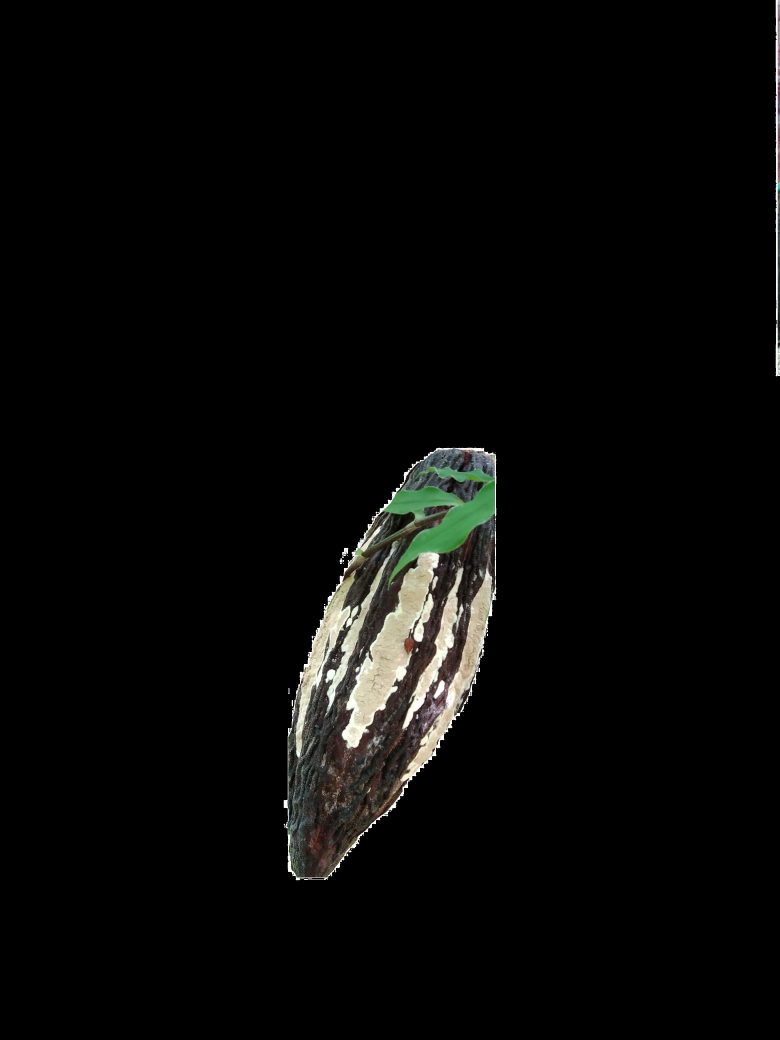
#> input picture figs/imagenesSegmentadasManualmente/Monilia/Monilia1.jpg, 3120 x 4160 px (shown at 1/4 size); its folder holds only this picture in this run
$ jupyter execute --allow-errors BCV_ELF_Taller6_Clasificadores.ipynb   (shell and % lines are left out)
#> lines starting #> are read from the running program, lines starting #| are printed output that depends on the picture
#> further down, imag_monilia_aux is the input picture: shape (4160, 3120, 3); mean B, G, R 7.1, 8.1, 8
<p style="font-size:300%; background-color:pink; color:blue; text-align:center;line-height : 80px; margin : 0; padding : 0;">
Taller 6: Clasificadores</p>
<p style="font-size:240%; background-color:pink; color:red; text-align:center;line-height : 60px; margin : 0; padding : 0;">

Técnicas de Inteligencia Artificial - Visión de Máquina </p1>

<p style="font-size:200%; text-align:center; line-height : 40px;  margin-top : 0; margin-bottom : 0; ">
  <br>Est. Brian Camilo Valencia Peña (bcvalenciap@unal.edu.co)
  <br>Est. Esteban Ladino Fajardo (eladinof@unal.edu.co)
</p>

<p style="font-size:180%; text-align:center; line-height : 30px;  margin-top : 0; margin-bottom : 0; "> <br><br>INGENIERÍA MECATRÓNICA Y ELECTRÓNICA</p>
<p style="font-size:180%; text-align:center; line-height : 30px; margin-top : 0; "> Facultad de Ingeniería</p>
<p style="font-size:160%; text-align:center; line-height : 30px; margin-top : 0; "> Universidad Nacional de Colombia Sede Bogotá</p>
<br>

<p style="font-size:160%; text-align:center; line-height : 30px; margin-top : 0; "> <br>17 de mayo de 2022</p>

## Enunciado

* Implementar en python, como una función de OpenCV, uno de los siguientes algoritmos de clasificación no supervisados:
    * Distancias encadenadas.
    * Max-min.

* Implementar en python, como una función de OpenCV, el algoritmo N-dimensional de clasificación no supervisado ISODATA. Un código para imágenes (2-dimensiones) se encuentra en la biblioteca pyradar.

* Estudiar, evaluar y discutir el desempeño de los clasificadores vistos en el taller, cuando son aplicadas a un conjunto de vectores características como el del proyecto que está desarrollando para el curso.

## Preprocesamiento, segmentación y características

Para el desarrollo del presente taller se recomiendan tener las características de nuestros objetos de interés. En este caso se identifican las enfermedades Phytophthora y Monila; además, imágenes sanas. Dada la complejidad de la segmentación se realizó esta vez de manera manual para 6 imágenes  de las tres clases mencionadas y las imágenes se tomaron de kaggle [1].

[cell 1]
# Librerías necesarias
import cv2
from matplotlib import pyplot as plt
import numpy as np
import math
from scipy import stats as st
from scipy.cluster import vq

[cell 2]
# Importación de monilia
n_imag_monilia=2
imag_monilia=[]

#> (the rest of this cell did not finish here and is left out)

Phytophthora import

[cell 3]
n_imag_fito=2
imag_fito=[]

#> (the rest of this cell did not finish here and is left out)

[cell 4]
# Importación de cacao saludable

n_imag_healty=2
imag_healty=[]

#favory_healty=[52]
favory_healty=range(n_imag_healty)

#> (the rest of this cell did not finish here and is left out)

[cell 5]
## Se unen todas las imágenes y se haca un redimensionamiento
imagenes = imag_fito+imag_monilia+imag_healty
#> imagenes = 1 item


plt.figure(figsize=(30, 30))
for i in range(len(imagenes)):
    plt.subplot(math.ceil(len(imagenes)/3),3,i+1),plt.imshow(imagenes[i])
    plt.xticks([]),plt.yticks([])
#> this loop made 1 pass

plt.show()

[cell 6]
## Preprocesamiento

plt.figure(figsize=(30, 30))

elemento_rectangular = cv2.getStructuringElement(cv2.MORPH_RECT,(3,3))
kernel=elemento_rectangular


image_blur = []
img_gray_blur = []
contours=[]
img_threshold=[]
img_threshold_morphFilter=[]
img_threshold_morphFilter_erosion=[]
img_threshold_morphFilter_erosion_dilatacion=[]
img_contornos_polylines=[]
img_contornos_drawContours=[]
cnt = []
minSize=512

#> (the rest of this cell did not finish here and is left out)

3 Contornos

[cell 7]
# Se dibujan los contornos
n_total=len(imagenes)
#> n_total = 1

plt.figure(figsize=(30, 30))
#> (the rest of this cell did not finish here and is left out)

### Extracción de características

[cell 8]
n_imagenes=n_total
#> n_imagenes = 1
n_caracteristicas=1 # Registra el número total de características

caracteristicas=[]
momentos = []


# Nombre de las características deseadas
nombre_caracteristicas=np.array(['Moda R','Moda G','Moda B','Moda Gris','Mediana R','Mediana G','Mediana B','Mediana Gris'\
    ,'Media R','Media G','Media B','Media Gris','Desviacion estandar R','Desviacion estandar G','Desviacion estandar B','Desviacion estandar Gris'\
        ,'min R','min G','min B','min Gris','max R','max G','max B','max Gris','Momento00', 'Momento10','Momento01','MomentosHU1','MomentosHU2','MomentosHU3','MomentosHU4','MomentosHU5','MomentosHU6','MomentosHU7','Area','Perimetro','CentroideX','CentroideY'])


#> (the rest of this cell did not finish here and is left out)

### Estandarización

Se debe estandarizar porque los componentes dependen de las escalas y así las variables tienen diferentes rangos. Para pasar a los mismos rangos se suelen pasar los datos a media cero y varianza uno.[3]

[cell 9]
# Estandarización [4]

A = n_imagenes
#> A = 1
B = n_caracteristicas

m = np.mean(caracteristicas, axis=0, dtype=np.double)
sigma = np.std(caracteristicas, axis=0, dtype=np.double)
# print(f'media características\n\n{m} \n\nDesviación Estándar características\n{sigma}')

# Eliminación de características con sigma=0 [5]
aux_caracteristicas=caracteristicas
aux_nombre_caracteristicas=nombre_caracteristicas

posicionesSigmaCero=[]

# Se halla las posiciones donde sigma es cero
#> (the rest of this cell did not finish here and is left out)

Nótese que en los datos estandarizados la media es cercana a cero y la desviación estandar es uno.

## Implementación de métodos de clasifición no supervisadas Distancias encadenadas o Max-min.

### Algoritmo Distancias encadenas (chain-map)

Los siguiente pasos son tomados de Medina [6]:

1. Se eligen los vectores a clasificar. Para este caso se van a colocar los mismos que propone Medina [6] pero en el proyecto se van a usar los casos en los cuales sean la matriz de características estandarizada.

[cell 10]
Xi=np.array([[1,1],[1,2],[2,4],[3,5],[4,3],[5,2],[5,3]])

2. Elegir una característica al azar

[cell 11]
# Se elige una posición al azar mediante la función random.randint [7]
#nRandom=np.random.randint(Xi.shape[0])
nRandom=0 #Caso ejemplo que funciona!
print(f'Posición al azar {nRandom}')

# Vector de características en la posición al azar
# XRandom=Xi[nRandom]
XRandom=Xi[nRandom]
print(f'Característica al azar {XRandom}')


# Se elimina la característica al azar
aux_Xi=Xi
aux_Xi=np.delete(Xi,nRandom,0)

print(f'Características restantes\n {aux_Xi}')

3. Organizar según la distancia Euclidea

[cell 12]
# Organización
def disEuc(v1,v2):
    '''
    Calcula la distancia euclidea [8]
    '''
    return np.linalg.norm(v1-v2)

def organizadorCaracteristicas(Xorganizada,Xi):
    '''
    Xorganizada: Característica elegida al azar
    Xi: Vector de características sin la elegida al azar
    '''
    # Condición para salir de la función recursiva
    if Xi.shape[0]==1:

        # Se le agrega la última fila a Xorganizada [9]
        Xorganizada=np.append(Xorganizada,Xi,axis=0)
        return Xorganizada

    # Se elige la última fila de Xorganizada
    UltimaFilaXOrganizada=Xorganizada.shape[0]-1


    # Se halla la primera distancia Euclídea [10]

    disEucMin=disEuc(Xi[0],Xorganizada[UltimaFilaXOrganizada])
    nDisEucMin=0

    # Se itera hasta hallar la menor distancia Euclídea
    for i in range(1,len(Xi)):

        disEucX=disEuc(Xi[i],Xorganizada[UltimaFilaXOrganizada])
        if disEucMin>disEucX:
            disEucMin=disEucX
            nDisEucMin=i

    # Se agrega una la característica con menor distancia Euclídea a Xorganizada
    Xorganizada=np.append(Xorganizada,[Xi[nDisEucMin]],axis=0)

    # Se borra de Xi el menor vector de distancia Euclídea
    Xi=np.delete(Xi,nDisEucMin,axis=0)

    # Se realiza un función recursiva
    return organizadorCaracteristicas(Xorganizada,Xi)

Xorganizadas=organizadorCaracteristicas(np.array([XRandom]),aux_Xi)
Xorganizadas

4. Sucesión de distancias euclídeas relativas

[cell 13]
distanciasEuclideas=np.zeros(Xorganizadas.shape[0]-1)

for i in range(0,Xorganizadas.shape[0]-1):
    distanciasEuclideas[i]=disEuc(Xorganizadas[i],Xorganizadas[i+1])

5. Histograma de distancia Euclídea en función del índice de la distancia

[cell 14]
plt.figure(figsize=(10, 10))
plt.plot(range(1,Xorganizadas.shape[0]),distanciasEuclideas,'r*')
plt.ylabel('Distancias euclídeas'),plt.xlabel('Índice Distancias euclídeas')
plt.show()
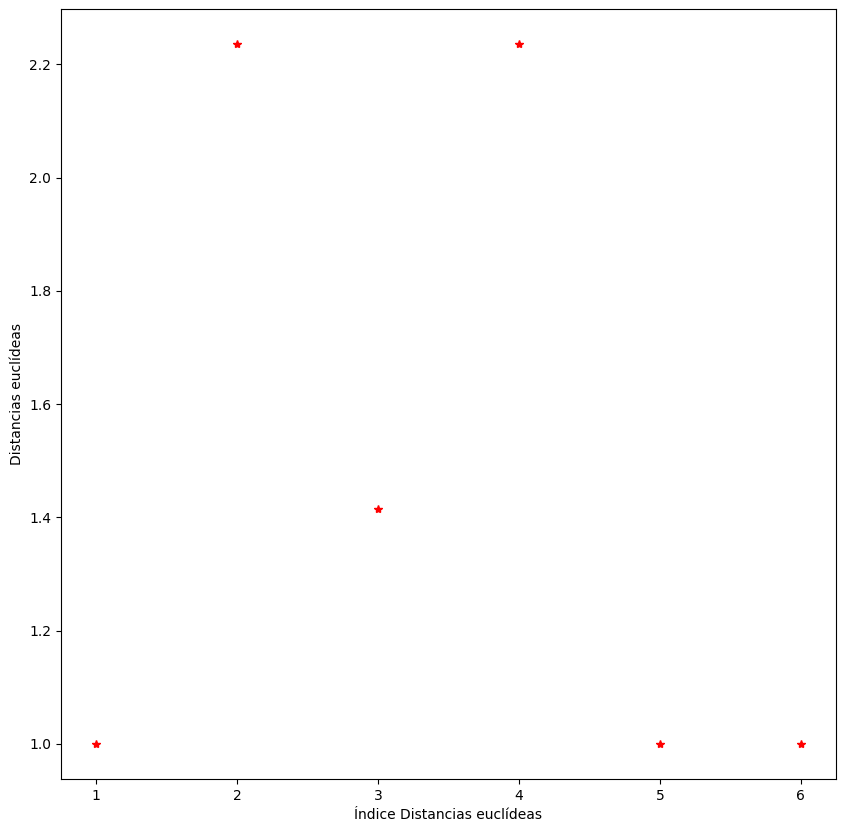
#> figure drawn by matplotlib, 1 panel


# [6 lines of commented-out code are left out]

6. Elección del umbral de clase

[cell 15]
# Se ingresa el umbral
while True:
    # Errores y excepciones [10]
    try:
        # Entrada de datos [11]
        umbralDeClase= float(input("Por favor ingrese el umbral: "))
        break
    except ValueError:
        continue

plt.figure(figsize=(10, 10))
plt.plot(range(1,Xorganizadas.shape[0]),distanciasEuclideas,'r*')
plt.plot(range(1,Xorganizadas.shape[0]),umbralDeClase*np.ones(distanciasEuclideas.shape))
plt.ylabel('Distancias euclídeas'),plt.xlabel('Índice Distancias euclídeas')
plt.legend(['Distancias euclídeas','Umbral'])
plt.show()
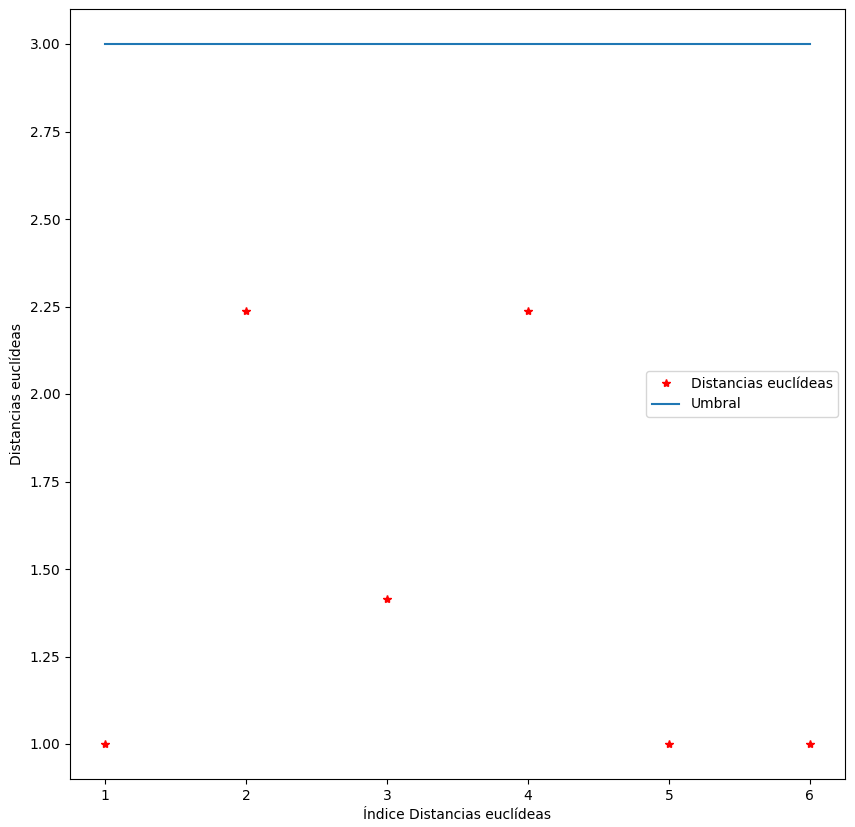
#> figure drawn by matplotlib, 1 panel

7. Creación y asignación de clases

[cell 16]
# Lista de clases
clases=[]
#print('Clase')

# Lista de características de una sola clase
aux_clases=[]


# Ciclo para extraer características
# Prioridad de simbolos [12] citado por [13]
for i in range(len(distanciasEuclideas)):
    if i!=0:
        if distanciasEuclideas[i]>=umbralDeClase and distanciasEuclideas[i-1]<umbralDeClase:

            #print(Xorganizadas[i])
            aux_clases.append(Xorganizadas[i].tolist()) # Array to list [14]
            clases.append(aux_clases)

            #print('Clase')
            aux_clases=[]

            continue
    else:
        if distanciasEuclideas[i]>=umbralDeClase:
            #print(Xorganizadas[i])
            aux_clases.append(Xorganizadas[i].tolist()) # Array to list [14]
            clases.append(aux_clases)

            #print('Clase')
            aux_clases=[]

            continue
    #print(Xorganizadas[i])
    aux_clases.append(Xorganizadas[i].tolist())

#print(Xorganizadas[len(distanciasEuclideas)])
aux_clases.append(Xorganizadas[len(distanciasEuclideas)].tolist())
clases.append(aux_clases)

aux_clases=[]

for clusters in clases:
    print(f'{clusters}')

# Anecdotas
# No usar aux_clases.clear()

Ya se ensayó con un ejercicio realizado en clase, ahora si se puede implementar la función.

[cell 17]
def algoritmoDistanciasEncadenadas(Xi):
    '''
    Xi: Vector de características
    '''

    # Se elige una posición al azar mediante la función random.randint
    nRandom=np.random.randint(Xi.shape[0])
    # nRandom=0
    # Vector de características en la posición al azar
    XRandom=Xi[nRandom]
    Xi=np.delete(Xi,nRandom,0)

    def disEuc(v1,v2):
        '''
        Calcula la distancia euclidea [8]

        v1, v2: Vectores para hallar la normal
        '''
        return np.linalg.norm(v1-v2)

    def organizadorCaracteristicas(Xorganizada,Xi):
        '''
        Organiza las características

        Xorganizada: Característica elegida al azar
        Xi: Vector de características sin la elegida al azar
        '''
        # Condición para salir de la función recursiva
        if Xi.shape[0]==1:

            # Se le agrega la última fila a Xorganizada [9]
            Xorganizada=np.append(Xorganizada,Xi,axis=0)
            return Xorganizada

        # Se elige la última fila de Xorganizada
        UltimaFilaXOrganizada=Xorganizada.shape[0]-1


        # Se halla la primera distancia Euclídea [10]

        disEucMin=disEuc(Xi[0],Xorganizada[UltimaFilaXOrganizada])
        nDisEucMin=0

        # Se itera hasta hallar la menor distancia Euclídea
        for i in range(1,len(Xi)):

            disEucX=disEuc(Xi[i],Xorganizada[UltimaFilaXOrganizada])
            if disEucMin>disEucX:
                disEucMin=disEucX
                nDisEucMin=i

        # Se agrega una la característica con menor distancia Euclídea a Xorganizada
        Xorganizada=np.append(Xorganizada,[Xi[nDisEucMin]],axis=0)

        # Se borra de Xi el menor vector de distancia Euclídea
        Xi=np.delete(Xi,nDisEucMin,axis=0)

        # Se realiza un función recursiva
        return organizadorCaracteristicas(Xorganizada,Xi)

    Xorganizadas=organizadorCaracteristicas(np.array([XRandom]),Xi)

    # Se calculan las distancias Euclideas
    distanciasEuclideas=np.zeros(Xorganizadas.shape[0]-1)

    for i in range(0,Xorganizadas.shape[0]-1):
        distanciasEuclideas[i]=disEuc(Xorganizadas[i],Xorganizadas[i+1])

    plt.figure(figsize=(10, 10))
    plt.plot(range(1,Xorganizadas.shape[0]),distanciasEuclideas,'r*')
    plt.ylabel('Distancias euclídeas'),plt.xlabel('Índice Distancias euclídeas')
    plt.show()

    # Se ingresa el umbral
    while True:
        # Errores y excepciones [10]
        try:
            # Entrada de datos [11]
            umbralDeClase= float(input("Por favor ingrese el umbral: "))
            break
        except ValueError:
            continue

    plt.figure(figsize=(10, 10))
    plt.plot(range(1,Xorganizadas.shape[0]),distanciasEuclideas,'r*')
    plt.plot(range(1,Xorganizadas.shape[0]),umbralDeClase*np.ones(distanciasEuclideas.shape))
    plt.ylabel('Distancias euclídeas'),plt.xlabel('Índice Distancias euclídeas')
    plt.legend(['Distancias euclídeas','Umbral'])
    plt.show()

    # Lista de clases
    clases=[]
    #print('Clase')

    # Lista de características de una sola clase
    aux_clases=[]


    # Ciclo para extraer características
    # Prioridad de simbolos [12] citado por [13]
    for i in range(len(distanciasEuclideas)):
        if i!=0:
            if distanciasEuclideas[i]>=umbralDeClase and distanciasEuclideas[i-1]<umbralDeClase:

                #print(Xorganizadas[i])
                aux_clases.append(Xorganizadas[i].tolist()) # Array to list [14]
                clases.append(aux_clases)

                #print('Clase')
                aux_clases=[]

                continue
        else:
            if distanciasEuclideas[i]>=umbralDeClase:
                #print(Xorganizadas[i])
                aux_clases.append(Xorganizadas[i].tolist()) # Array to list [14]
                clases.append(aux_clases)

                #print('Clase')
                aux_clases=[]

                continue
        #print(Xorganizadas[i])
        aux_clases.append(Xorganizadas[i].tolist())

    #print(Xorganizadas[len(distanciasEuclideas)])
    aux_clases.append(Xorganizadas[len(distanciasEuclideas)].tolist())
    clases.append(aux_clases)

    aux_clases=[]


    return clases

clasesFinales=algoritmoDistanciasEncadenadas(np.array([[1,1],[1,2],[2,4],[3,5],[4,3],[5,2],[5,3]]))

for clusters in clasesFinales:
    print(clusters)
